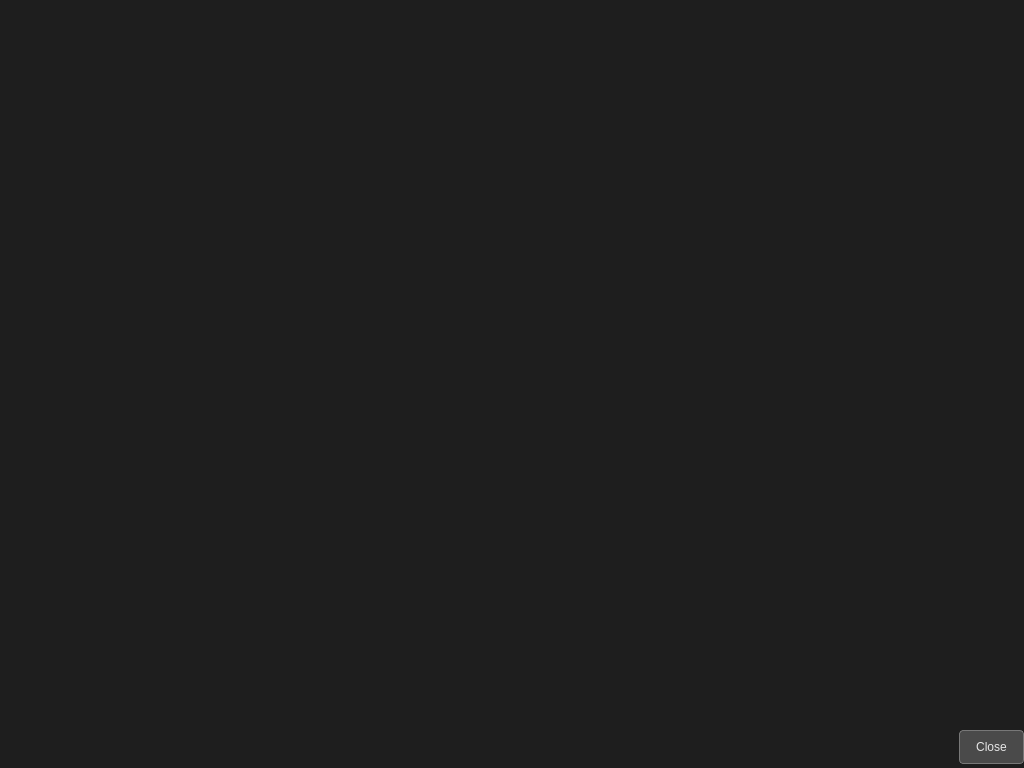
<?xml version="1.0" encoding="UTF-8"?>
<ui version="4.0">
 <class>ImageViewerPage</class>
 <widget class="QWidget" name="ImageViewerPage">
  <property name="geometry">
   <rect>
    <x>0</x>
    <y>0</y>
    <width>1024</width>
    <height>768</height>
   </rect>
  </property>
  <property name="minimumSize">
   <size>
    <width>800</width>
    <height>600</height>
   </size>
  </property>
  <property name="windowTitle">
   <string>Image Viewer</string>
  </property>
  <property name="styleSheet">
   <string notr="true">background-color: rgb(30, 30, 30);</string>
  </property>
  <property name="acceptDrops">
   <bool>true</bool>
  </property>
  <layout class="QVBoxLayout" name="mainLayout">
   <property name="spacing">
    <number>4</number>
   </property>
   <property name="leftMargin">
    <number>0</number>
   </property>
   <property name="topMargin">
    <number>0</number>
   </property>
   <property name="rightMargin">
    <number>0</number>
   </property>
   <property name="bottomMargin">
    <number>4</number>
   </property>
   <item>
    <widget class="QWidget" name="contentArea" native="true">
     <property name="sizePolicy">
      <sizepolicy hsizetype="Expanding" vsizetype="Expanding">
       <horstretch>0</horstretch>
       <verstretch>1</verstretch>
      </sizepolicy>
     </property>
    </widget>
   </item>
   <item>
    <widget class="QDialogButtonBox" name="buttonBox">
     <property name="font">
      <font>
       <pointsize>11</pointsize>
      </font>
     </property>
     <property name="styleSheet">
      <string notr="true">QPushButton {
    border: 1px solid rgb(120, 120, 120);
    border-radius: 4px;
    background: rgb(74, 74, 74);
    color: rgb(230, 230, 230);
    min-height: 24px;
    padding: 4px 16px;
}
QPushButton:hover {
    border-color: rgb(160, 160, 160);
    background: rgb(92, 92, 92);
}
QPushButton:pressed {
    background: rgb(64, 64, 64);
}
QPushButton:focus {
    border-color: rgb(180, 180, 180);
}
QPushButton:disabled {
    border-color: rgb(80, 80, 80);
    background: rgb(60, 60, 60);
    color: rgb(130, 130, 130);
}</string>
     </property>
     <property name="standardButtons">
      <set>QDialogButtonBox::StandardButton::Close</set>
     </property>
    </widget>
   </item>
  </layout>
 </widget>
 <resources/>
 <connections/>
</ui>
